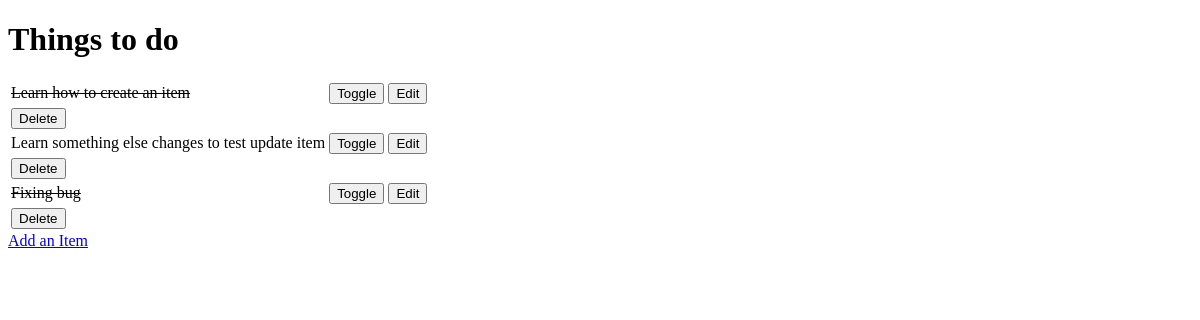
Before: / with the older database file.
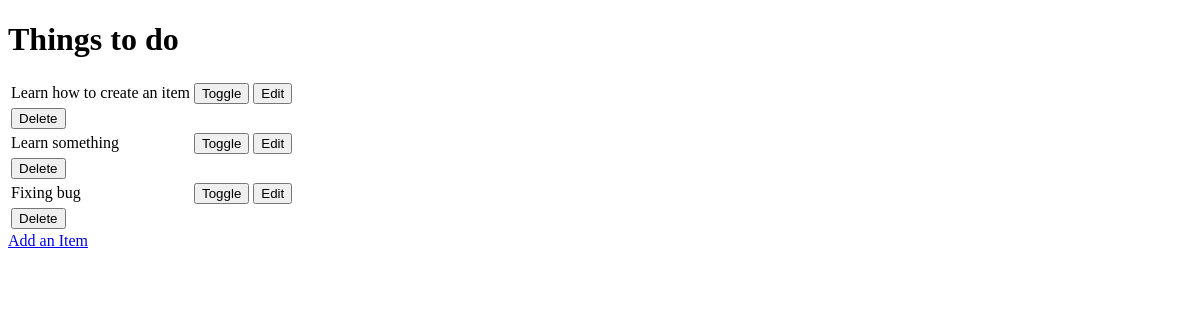
After: the same page with the newer database file.
### todo/models.py (models this page shows)
class Item(models.Model):
    name = models.CharField(max_length=50, null=False, blank=False)
    done = models.BooleanField(null=False, blank=False, default=False)
    def __str__(self):
        return self.name

### todo/views.py (the view)
# urls.py: path('', views.get_todo_list, name='get_todo_list'),
def get_todo_list(request):   # Query the database to retrieve all items
    items = Item.objects.all()
    context = {
        'items': items  # Create a dictionary with 'items' key and value
    }
    return render(request, 'todo/todo_list.html', context)

### todo/templates/todo/todo_list.html (shortened to what this page needs)
<!DOCTYPE html>
<html lang="en">
<head>
</head>
<body>
    <h1>Things to do</h1>
    <table>
        {% for item in items %}
        <tr>
            {% if  item.done %}
            <td><strike>{{ item.name }}</strike></td>
            {% else %}
            <td>{{ item.name }}</td>
            {% endif %}
            <td>
                <a href="/toggle/{{ item.id }}">
                    <button>Toggle</button>
                </a>
            </td>
            <td>
                <a href="/edit/{{ item.id }}">
                    <button>Edit</button>
                </a>
            </td>
        </tr>
        <td>
            <a href="/delete/{{ item.id }}">
                <button>Delete</button>
            </a>
        </td>
        {% empty %}
        <tr>
            <td>You have nothing to do!</td>
        </tr>
        {% endfor%}
    </table>
    <a href="/add">Add an Item</a>
</body>
</html>

Changed rows visible on the page:
changed Item "Learn how to create an item": done True → False (drawn)
changed Item: name "Learn something else changes to test update item" → "Learn something"
changed Item "Fixing bug": done True → False (drawn)
